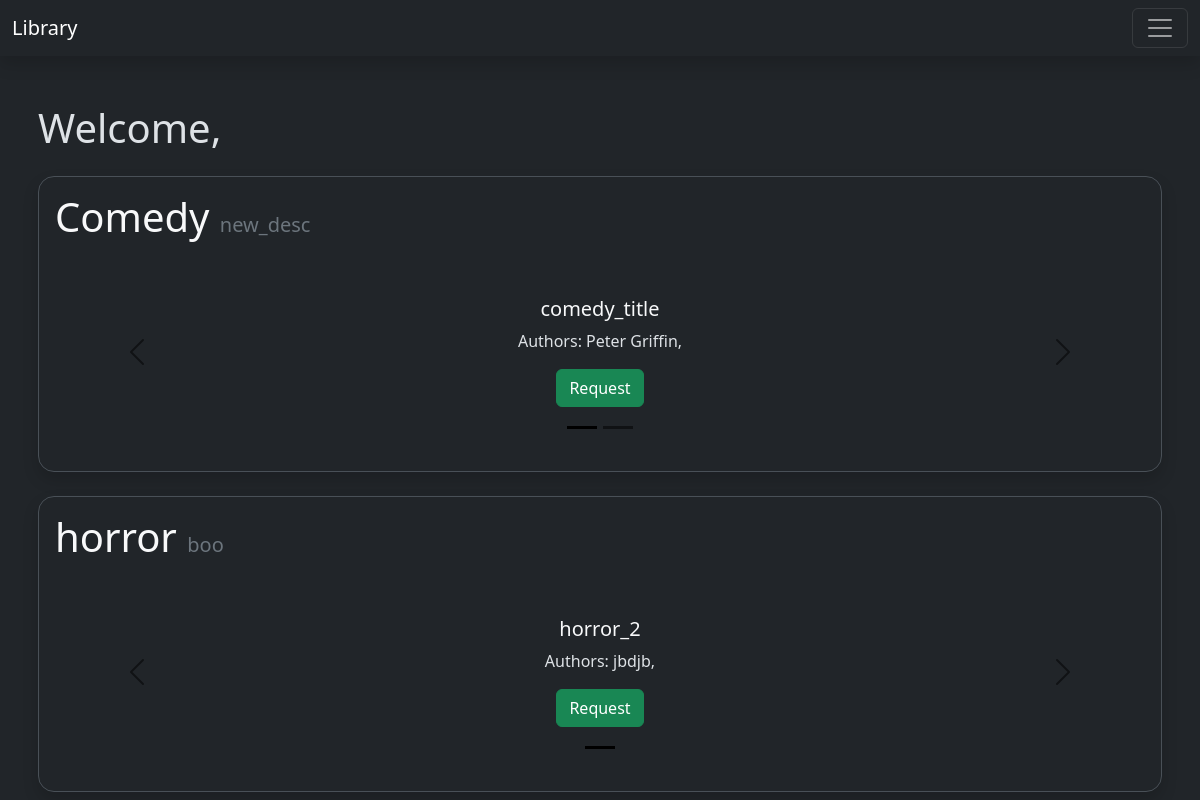
Page /user_dash on the committed database.
### models.py (models this page shows, shortened)
class Section(db.Model):
    __tablename__="section"
    section_title=db.Column(db.String,primary_key=True)
    section_description=db.Column(db.String, nullable=False)
    section_books=db.relationship("Book", backref="book_section")

class Book(db.Model):
    __tablename__="book"
    book_id=db.Column(db.Integer, primary_key=True, autoincrement=True)
    book_content=db.Column(db.String , nullable=False)
    book_name=db.Column(db.String, nullable=False)
    book_issue_flag=db.Column(db.Integer, db.CheckConstraint("book_issue_flag in [0, 1]", name='check_book_issue_flag'), nullable=False, default=0)
    section_title=db.Column(db.String, db.ForeignKey("section.section_title"), nullable=False)
    book_requests=db.relationship("Request")
    book_authors=db.Column(db.String, nullable=False)

class Request(db.Model):
    __tablename__="request"
    user_email=db.Column(db.String, db.ForeignKey("user.user_email"), nullable=False, primary_key=True)
    book_id=db.Column(db.Integer, db.ForeignKey("book.book_id"), nullable=False, primary_key=True)
    request_status=db.Column(db.String ,db.CheckConstraint('request_status in ["pending","issued","returned","denied", "revoked"]', name='check_request_status'), nullable=False)
    request_issue_date=db.Column(db.String)
    request_return_date=db.Column(db.String)
    request_num_days=db.Column(db.Integer,db.CheckConstraint('request_num_days <8', name='check_request_num_days'))
    request_feedback=db.Column(db.String)

### controllers.py (the view)
@app.route("/user_dash")
def user_dash():
    auto_revoke()
    if not logged_user:
        return redirect(url_for("libr_login"))
    user=User.query.filter(User.user_email==logged_user).first()
    name=user.user_name
    email=user.user_email
    sections=Section.query.all()
    issue_flag=False
    if user.user_num_requests<5:
        issue_flag=True
    return render_template("user_dash.html", name=name, email=email, sections=sections, issue_flag=issue_flag, user=user)

### controllers.py (called while the page is built)
def auto_revoke():
    reqs=Request.query.filter(Request.request_status=="issued")
    for req in reqs:
        datetime_obj = datetime.datetime.strptime(req.request_issue_date, "%Y-%m-%d %H:%M:%S.%f")
        if (datetime.datetime.now()-datetime_obj).days>7:
            req.request_status="returned"
            User.query.get(req.user_email).user_num_requests-=1
            db.session.commit()

### templates/user_dash.html (shortened to what this page needs)
<!DOCTYPE html>
<html lang="en">
<head>
    <link href="https://cdn.jsdelivr.net/npm/bootstrap@5.3.3/dist/css/bootstrap.min.css" rel="stylesheet">
</head>
<body class="bg-dark" data-bs-theme="dark">
    <nav class="navbar navbar-dark bg-dark fixed-top shadow">
        <div class="container-fluid">
          <a class="navbar-brand" href="/">Library</a>
          <button class="navbar-toggler" type="button" data-bs-toggle="offcanvas" data-bs-target="#offcanvasDarkNavbar" aria-controls="offcanvasDarkNavbar" aria-label="Toggle navigation">
            <span class="navbar-toggler-icon"></span>
          </button>
        </div>
      </nav>
      <div class="mt-5 p-2 container toggle-hidden">
        <h1 id="heading" class="mt-5">Welcome, {{adminname}}</h1>
        {%if sections%}
          {%for section in sections%}
            {%set books,no_of_books=section.section_books, section.section_books|length%}
            <div class="container bg-dark mt-4 p-3 rounded-4 shadow border">
              <h1 class="text-light">{{section.section_title}} <span class="fs-5 text-secondary">{{section.section_description}}</span></h1>
              {%if no_of_books>=1%}
                <div id="carouselExampleCaptions{{section.section_title}}" class="carousel carousel-dark slide p-5">
                  <div class="carousel-indicators">
                    <button type="button" data-bs-target="#carouselExampleCaptions{{section.section_title}}" data-bs-slide-to="0"
                      class="active" aria-current="true"></button>
                    {%for i in range(1,no_of_books)%}
                      <button type="button" data-bs-target="#carouselExampleCaptions{{section.section_title}}"
                        data-bs-slide-to="{{i}}"></button>
                    {%endfor%}
                  </div>
                  <div class="carousel-inner">
                    <div class="carousel-item active text-center">
                        <h5 class="text-light">{{books[0].book_name}}</h5>
                        <p>Authors:
                            <span> {{books[0].book_authors}},</span>
                        </p>
                        {% if not (books[0].book_issue_flag) %}
                            {% if user.user_num_requests<5 %}
                                {% for request in user.user_requests %}
                                    {% if (request.book_id==books[0].book_id) %}
                                        {% if ((request.request_status=="pending")or(request.request_status=="issued"))  %}
                                          <button class="btn btn-secondary disabled">Already Requested</button>
                                        {% else %}
                                        <a href="{{url_for('user_request', book_id=books[0].book_id)}}" class="btn btn-success">Request</a>
                                        {% endif %}
                                    {% endif %}
                                {% endfor %}
                            {% else %}
                                <button class="btn btn-secondary disabled">Max Req Limit Reached</button>
                            {% endif %}
                        {% else %}
                            <button class="btn btn-secondary disabled">Unavailable</button>
                        {% endif %}
                    </div>
                  </div>
                  <button class="carousel-control-prev" type="button" data-bs-target="#carouselExampleCaptions{{section.section_title}}"
                    data-bs-slide="prev">
                    <span class="carousel-control-prev-icon" aria-hidden="true"></span>
                  </button>
                  <button class="carousel-control-next" type="button" data-bs-target="#carouselExampleCaptions{{section.section_title}}"
                    data-bs-slide="next">
                    <span class="carousel-control-next-icon" aria-hidden="true"></span>
                  </button>
                </div>
              {%else%}
                <p class="container bg-dark text-center p-3">No books exist</p>
              {%endif%}
            </div>
          {%endfor%}
        {%else%}
          <p class="text-secondary">no sections created!</p>
        {%endif%}
      </div>
</body>
</html>

### rows in the picture
Section: section_title "Comedy", section_description "new_desc"
Book: book_name "comedy_title", book_authors "Peter Griffin"
Section: section_title "horror", section_description "boo"
Book: book_name "horror_2", book_authors "jbdjb"
